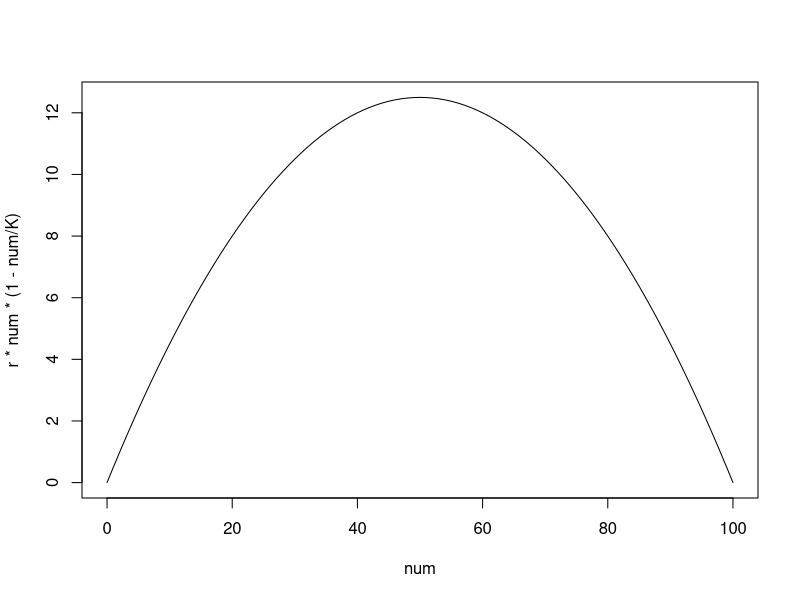
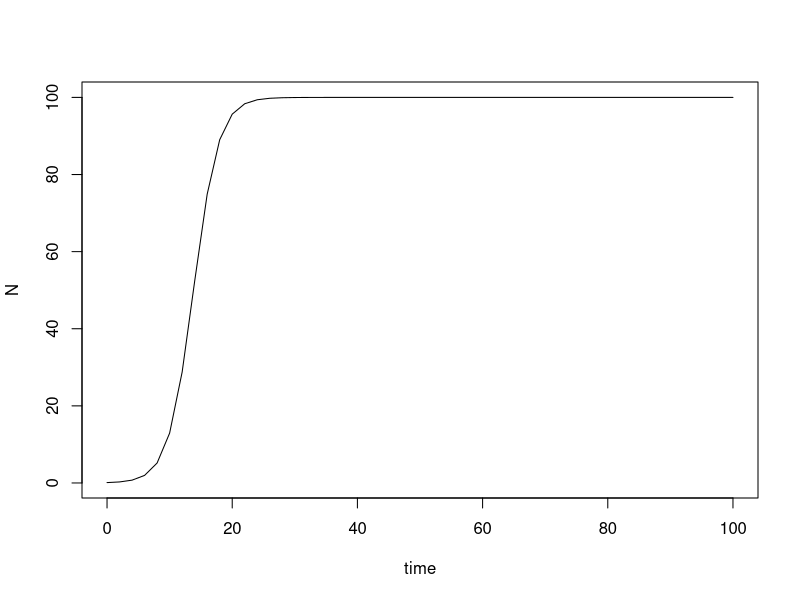

R code for these plots, in order:
#!/usr/bin/Rscript

require(deSolve)

## the derivative of the logistic
logist <- function(t, x, parms) {
  with(as.list(parms), {
    dx <- r * x[1] * (1 - x[1]/K)
    list(dx)
  })
}

time  <- 0:100
N0    <- 0.1; r <- 0.5; K <- 100
parms <- c(r = r, K = K)
x <- c(N = N0)

## method with automatic time step

time <- seq(0, 100, 2)
num <- 0:100

out <- as.data.frame(lsoda(x, time, logist, parms))

plot(num,r*num*(1-num/K), type="l")
plot(out, xlab = "time", ylab = "N", type="l")
